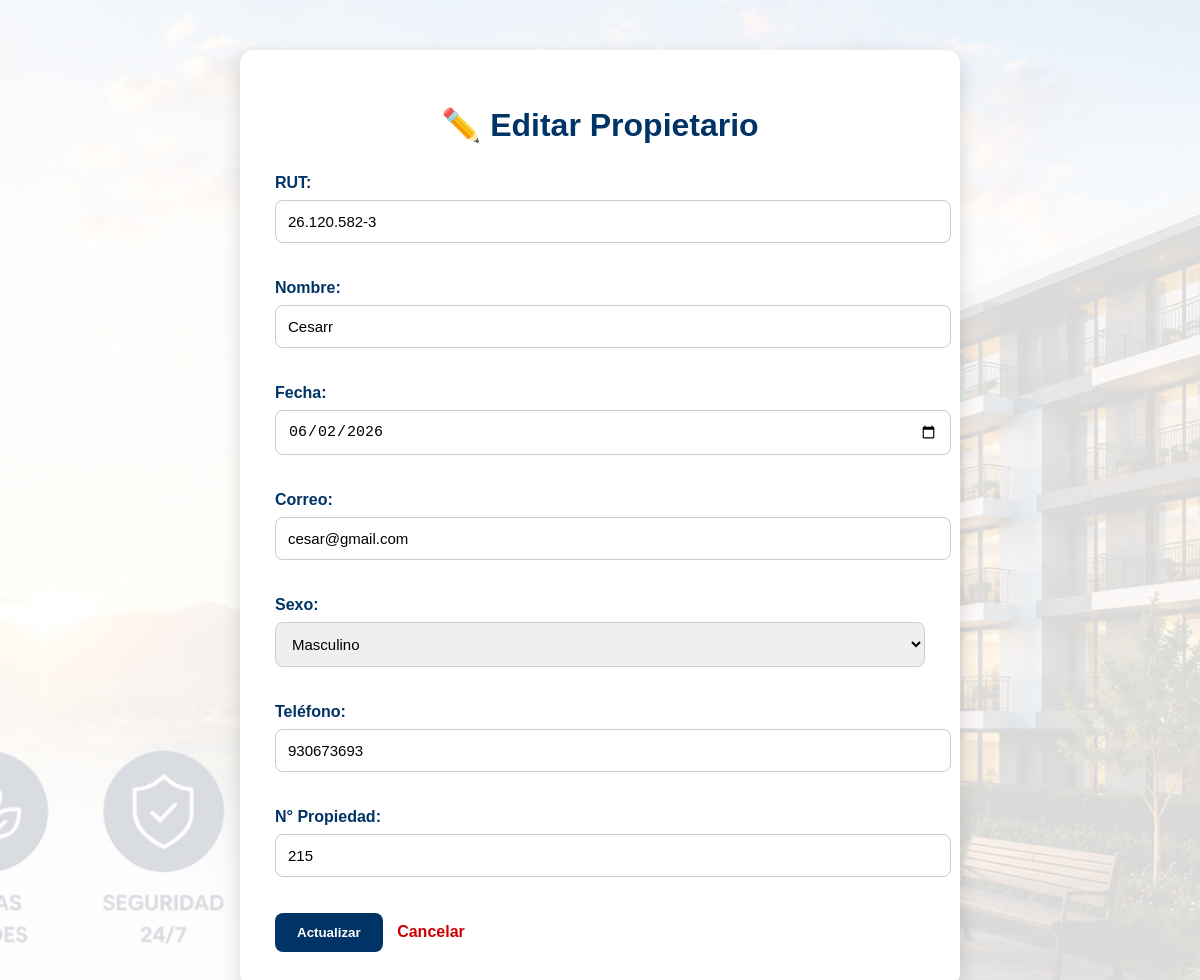
/editar_propietario.php?id=12, run on the app's committed database.
### tables this page shows
CREATE TABLE `propietarios` (
  `id` int(11) NOT NULL,
  `rut` varchar(20) NOT NULL,
  `nombre` varchar(100) NOT NULL,
  `fecha` date NOT NULL,
  `correo` varchar(100) NOT NULL,
  `password` varchar(255) NOT NULL,
  `sexo` varchar(20) NOT NULL,
  `telefono` varchar(20) NOT NULL,
  `propiedad` varchar(50) NOT NULL
);

### editar_propietario.php (the view, shortened to what this page needs)
<?php
include("conexion.php");
$id = $_GET["id"];
$resultado = $conexion->query("SELECT * FROM propietarios WHERE id=$id");
$propietario = $resultado->fetch_assoc();
?>
<!DOCTYPE html>
<html lang="es">
<head>
    <link rel="stylesheet" href="css/estilos.css?v=20">
</head>
<body>
<div class="contenedor-editar">
<h1>✏️ Editar Propietario</h1>
<form action="actualizar_propietario.php" method="POST">
<label>RUT:</label>
<input type="text" name="rut" value="<?php echo $propietario['rut']; ?>">
<br><br>
<label>Nombre:</label>
<input type="text" name="nombre" value="<?php echo $propietario['nombre']; ?>">
<br><br>
<label>Fecha:</label>
<input type="date" name="fecha" value="<?php echo $propietario['fecha']; ?>">
<br><br>
<label>Correo:</label>
<input type="email" name="correo" value="<?php echo $propietario['correo']; ?>">
<br><br>
<label>Sexo:</label>
<select name="sexo">
<option <?php if($propietario['sexo']=="Masculino") echo "selected"; ?>>Masculino</option>
</select>
<br><br>
<label>Teléfono:</label>
<input type="text" name="telefono" value="<?php echo $propietario['telefono']; ?>">
<br><br>
<label>N° Propiedad:</label>
<input type="text" name="propiedad" value="<?php echo $propietario['propiedad']; ?>">
<br><br>
<button type="submit">Actualizar</button>
<a href="propietario.php">Cancelar</a>
</form>
</div>
</body>
</html>

### css/estilos.css (style rules this page uses)
body { font-family: Arial, sans-serif; margin: 0; background-image: linear-gradient( rgba(255,255,255,0.85), rgba(255,255,255,0.85)), url("../img/banner.jpg"); background-size: cover; background-position: center; background-attachment: fixed; }
.contenedor-editar { max-width: 650px; margin: 50px auto; background: white; padding: 35px; border-radius: 14px; box-shadow: 0 8px 20px rgba(0,0,0,0.15); }
.contenedor-editar h1 { color: #003366; text-align: center; margin-bottom: 30px; }
.contenedor-editar label { font-weight: bold; color: #003366; }
.contenedor-editar input, .contenedor-editar select { width: 100%; padding: 12px; margin: 8px 0 18px 0; border: 1px solid #ccc; border-radius: 8px; font-size: 15px; }
.contenedor-editar button { background: #003366; color: white; padding: 12px 22px; border: none; border-radius: 8px; font-weight: bold; cursor: pointer; }
.contenedor-editar a { margin-left: 10px; text-decoration: none; color: #cc0000; font-weight: bold; }

### data on the page
propietarios: rut "26.120.582-3", nombre "Cesarr", fecha "06/02/2026", correo "cesar@gmail.com", sexo "Masculino", telefono "930673693", propiedad "215"
